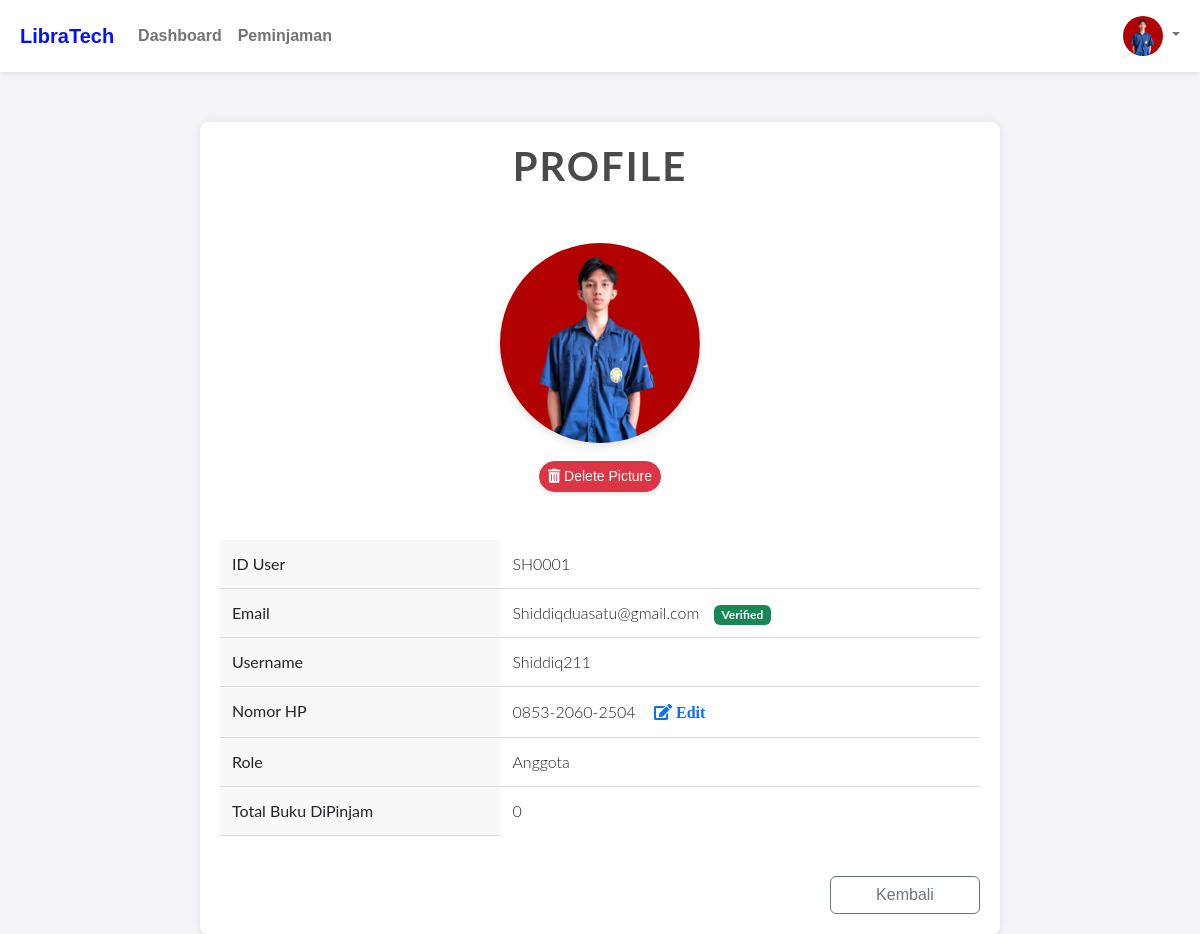
Page /User/profile.php (signed in) on the committed database.
### tables this page shows
CREATE TABLE `user` (
  `id_user` varchar(200) NOT NULL,
  `Email` varchar(250) NOT NULL,
  `username` varchar(50) NOT NULL,
  `password` varchar(255) NOT NULL,
  `nomorhp` varchar(15) NOT NULL DEFAULT '0',
  `role` enum('Admin','Anggota') NOT NULL DEFAULT 'Anggota',
  `verify` tinyint NOT NULL DEFAULT '0',
  `verify_nohp` tinyint NOT NULL DEFAULT '0',
  `if_visible` tinyint NOT NULL DEFAULT '1'
);

### User/profile.php (the view, shortened to what this page needs)
<?php
require '../func.php';
?>
<!DOCTYPE html>
<html lang="en">
<head>
    <link rel="stylesheet" href="https://cdnjs.cloudflare.com/ajax/libs/font-awesome/5.15.3/css/all.min.css">
    <link rel="stylesheet" href="../css/styles.css">
</head>
<body>
     <nav class="navbar navbar-expand-lg shadow-sm bg-white">
        <div class="container-fluid">
            <a class="navbar-brand d-flex align-items-center" href="#">
                <span class="ms-2 fw-bold" style="color:rgb(1, 17, 255);">LibraTech</span>
            </a>
            <div class="collapse navbar-collapse" id="navbarNav">
                <ul class="navbar-nav me-auto mb-2 mb-lg-0">
                    <li class="nav-item">
                        <a class="nav-link <?php echo basename($_SERVER['PHP_SELF']) == 'dashboard.php' ? 'active' : ''; ?>"
                            href="dashboard.php"><b>Dashboard</b></a>
                    </li>
                    <li class="nav-item">
                        <a class="nav-link <?php echo basename($_SERVER['PHP_SELF']) == 'pinjam.php' ? 'active' : ''; ?>"
                            href="pinjam.php"><b>Peminjaman</b></a>
                    </li>
                </ul>
                <ul class="navbar-nav">
                    <li class="nav-item dropdown">
                        <a class="nav-link dropdown-toggle" id="navbarDropdown" href="#" role="button"
                            data-bs-toggle="dropdown" aria-expanded="false">
                            <?php if (file_exists('../assets/profile_picture/' . $_SESSION['username'] . '.png')): ?>
                            <img src="../assets/profile_picture/<?php echo $_SESSION['username'] . '.png?v=' . time(); ?>"
                                onerror="this.src='../assets/img/default_profile_picture.png';"
                                style="width: 40px; height: 40px; border-radius: 50%; object-fit: cover;"
                                decoding="async" loading="lazy" />
                            <?php else: ?>
                            <i class="fas fa-user" style="font-size: 1.5rem;"></i>
                            <?php endif; ?>
                        </a>
                    </li>
                </ul>
            </div>
        </div>
    </nav>
    <div class="container d-flex flex-column align-items-center">
        <h1
            style="font-family: 'Lato', sans-serif; font-weight: 700; letter-spacing: 2px; text-transform: uppercase; color: #4a4a4a;">
            Profile</h1>
        <link rel="stylesheet" href="https://cdnjs.cloudflare.com/ajax/libs/cropperjs/1.5.12/cropper.min.css">
        <div style="display: flex; justify-content: center; align-items: center; flex-direction: column; gap: 10px;">
            <?php
            $profile_picture = "../assets/profile_picture/" . $_SESSION['username'] . '.png';
            ?>
            <div class="profile-container" style="position: relative; width: 200px; height: 200px; display: flex; justify-content: center; align-items: center; background-color: #f4f4f4; border-radius: 50%; overflow: hidden; box-shadow: 0 4px 8px rgba(0,0,0,0.1);">
                <?php if (file_exists($profile_picture)): ?>
                <img src="<?php echo $profile_picture . '?v=' . time(); ?>" style="width: 100%; height: 100%; object-fit: cover; transition: filter 0.3s;" decoding="async" loading="lazy">
                <?php else: ?>
                <i class="fas fa-user-circle" style="font-size: 8rem; color: #b0b0b0;"></i>
                <?php endif; ?>
            </div>
            <?php if(file_exists($profile_picture)): ?>
            <button type="button" class="btn btn-danger btn-sm mt-2" data-bs-toggle="modal" data-bs-target="#deletePhotoModal" style="border-radius: 20px; box-shadow: 0 2px 4px rgba(0, 0, 0, 0.1);">
                <i class="fas fa-trash-alt"></i> Delete Picture
            </button>
            <?php endif; ?>
        </div>
        <br><br>
        <table class="table" style="font-family: 'Lato', sans-serif; font-weight: 300;">
            <?php
            $query = "SELECT id_user FROM user WHERE username = '$_SESSION[username]'";
            $result = mysqli_query($conn, $query);
            $data = mysqli_fetch_assoc($result);
            ?>
            <tr>
                <th style="font-weight: 400;">ID User</th>
                <td><?= $data['id_user'] ?></td>
            </tr>
            <?php
            $query = "SELECT Email, verify FROM user WHERE username = '$_SESSION[username]'";
            $result = mysqli_query($conn, $query);
            $data = mysqli_fetch_assoc($result);
            ?>
            <tr>
                <th style="font-weight: 400;">Email</th>
                <td><?= isset($data['Email']) ? $data['Email'] : 'Not available' ?>
                    <?php if (isset($data['verify']) && $data['verify'] == 1): ?>
                        <span style="margin-left: 10px;" class="badge bg-success">Verified</span>
                    <?php else: ?>
                        <span class="badge bg-warning text-dark">Not Verified</span>
                    <?php endif; ?>
                </td>
            </tr>
            <tr>
                <th style="font-weight: 400;">Username</th>
                <td><?= $_SESSION['username'] ?></td>
            </tr>
            <?php
            $query = "SELECT nomorhp FROM user WHERE username = '$_SESSION[username]'";
            $result = mysqli_query($conn, $query);
            $data = mysqli_fetch_assoc($result);
            ?>
            <tr>
                <th style="font-weight: 400;">Nomor HP</th>
                <td>
                    <?php if ($data['nomorhp'] == 0): ?>
                        <span style="font-style: italic; color: darkred;">Nomor handphonemu belum ada nih</span>
                        <button style="border: none; background-color: white;" class="text-primary ms-2"
                            data-bs-toggle="modal" data-bs-target="#nomorhpModal"><i class="fas fa-plus-circle"> Tambah No.
                                HP</i></button>
                        <div class="modal fade" id="nomorhpModal" tabindex="-1" aria-labelledby="nomorhpModalLabel"
                            aria-hidden="true">
                            <div class="modal-dialog">
                                <div class="modal-content">
                                    <div class="modal-header">
                                        <h5 class="modal-title" id="nomorhpModalLabel">Tambah Nomor HP</h5>
                                        <button type="button" class="btn-close" data-bs-dismiss="modal"
                                            aria-label="Close"></button>
                                    </div>
                                    <form method="post">
                                        <div class="modal-body">
                                            <div class="mb-3">
                                                <label for="nomorhp" class="form-label">Nomor HP</label>
                                                <input type="text" class="form-control" id="nomorhp" name="nomorhp"
                                                    placeholder="Ex: 0812-3456-7890" aria-describedby="nomorhpHelp"
                                                    minlength="14" maxlength="14" required
                                                    oninput="this.value = this.value.replace(/[^0-9-]/g, '').replace(/(\d{4})/g, '$1-').replace(/--/g, '-').replace(/-$/, '');">
                                            </div>
                                        </div>
                                        <div class="modal-footer">
                                            <button type="button" class="btn btn-secondary"
                                                data-bs-dismiss="modal">Close</button>
                                            <button type="submit" class="btn btn-primary">Save</button>
                                        </div>
                                    </form>
                                </div>
                            </div>
                        </div>
                        <?php
                        if (isset($_POST['nomorhp'])) {
                            $nomorhp = $_POST['nomorhp'];
                            $username = $_SESSION['username'];
                            $query = "UPDATE user SET nomorhp = '$nomorhp' WHERE username = '$username'";
                            mysqli_query($conn, $query);
                            echo "<script src='https://cdn.jsdelivr.net/npm/sweetalert2@11'></script>";
                            echo "<script src='https://code.jquery.com/jquery-3.6.0.min.js'></script>";
                            echo "<script>
                                $(document).ready(function() {
                                    Swal.fire({
                                        icon: 'success',
                                        title: 'Berhasil Menambahkan Nomor HP!',
                                        showConfirmButton: false,
                                        timer: 1500
                                    }).then(function() {
                                        window.location = 'profile.php';
                                    });
                                });
                            </script>";
                        }
                        ?>
                    <?php else: ?>
                        <?= $data['nomorhp'] ?>
                        <button style="border: none; background-color: white;" class="text-primary ms-2"
                            data-bs-toggle="modal" data-bs-target="#editNomorhpModal"><i class="fas fa-edit"> Edit</i></button>
                    <?php endif; ?>
                </td>
            </tr>
                <?php
                $query = "SELECT role FROM user WHERE username = '$_SESSION[username]'";
                $result = mysqli_query($conn, $query);
                $data = mysqli_fetch_assoc($result);
                ?>
            <tr>
                <th style="font-weight: 400;">Role</th>
                <td><?= $data['role'] ?></td>
            </tr>
                <?php
                $query = "SELECT COUNT(*) AS total_pinjam FROM pinjam WHERE status IN ('Dipinjam', 'Dikembalikan') AND username = '$_SESSION[username]'";
                $result = mysqli_query($conn, $query);
                $data = mysqli_fetch_assoc($result);
                $total_pinjam = $data['total_pinjam'];
                ?>
            <tr>
                <th style="font-weight: 400;">Total Buku DiPinjam</th>
                <td><?= $total_pinjam ?></td>
            </tr>
        </table>
        <div style="width: 100%;" class="d-flex justify-content-center gap-2 mt-4">
            <a href="dashboard.php" class="btn btn-outline-secondary ms-auto" style="width: 150px;">Kembali</a>
        </div>
    </div>
</html>

### User/profile.php (style rules this page uses)
body { font-family: 'Arial', sans-serif; background-color: #f4f4f9; color: #333; margin: 0; padding: 0; }
.container { max-width: 800px; margin: 50px auto; background: #fff; box-shadow: 0 0 10px rgba(0, 0, 0, 0.1); border-radius: 8px; padding: 20px; }
h1 { text-align: center; color: #333; margin-bottom: 20px; }
.table { width: 100%; border-collapse: collapse; }
.table th, .table td { padding: 12px; text-align: left; border-bottom: 1px solid #ddd; }
.table th { background-color: #f8f8f8; font-weight: bold; }
.table tr:last-child td { border-bottom: none; }

### rows in the picture
user: id_user "SH0001", Email "Shiddiqduasatu@gmail.com", nomorhp "0853-2060-2504", role "Anggota"

### other values in the picture
$_SESSION['username'] "Shiddiq211"
$total_pinjam "0"
